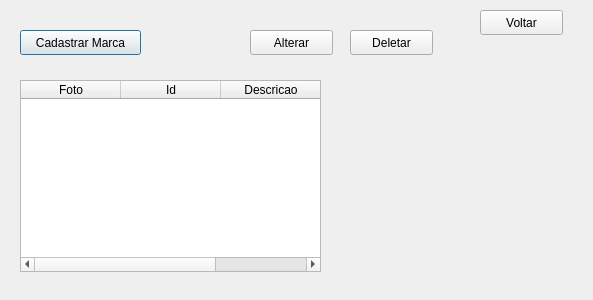
<?xml version="1.0" encoding="UTF-8"?>
<ui version="4.0">
 <class>telaGerenciarMarca</class>
 <widget class="QDialog" name="telaGerenciarMarca">
  <property name="geometry">
   <rect>
    <x>0</x>
    <y>0</y>
    <width>593</width>
    <height>300</height>
   </rect>
  </property>
  <property name="windowTitle">
   <string>Dialog</string>
  </property>
  <widget class="QTableWidget" name="tableWidgetListagem">
   <property name="geometry">
    <rect>
     <x>20</x>
     <y>80</y>
     <width>301</width>
     <height>192</height>
    </rect>
   </property>
   <column>
    <property name="text">
     <string>Foto</string>
    </property>
   </column>
   <column>
    <property name="text">
     <string>Id</string>
    </property>
   </column>
   <column>
    <property name="text">
     <string>Descricao</string>
    </property>
   </column>
  </widget>
  <widget class="QPushButton" name="pushButtonCadastrarMarca">
   <property name="geometry">
    <rect>
     <x>20</x>
     <y>30</y>
     <width>121</width>
     <height>25</height>
    </rect>
   </property>
   <property name="text">
    <string>Cadastrar Marca</string>
   </property>
  </widget>
  <widget class="QPushButton" name="pushButtonAlterar">
   <property name="geometry">
    <rect>
     <x>250</x>
     <y>30</y>
     <width>83</width>
     <height>25</height>
    </rect>
   </property>
   <property name="text">
    <string>Alterar</string>
   </property>
  </widget>
  <widget class="QPushButton" name="pushButtonDeletar">
   <property name="geometry">
    <rect>
     <x>350</x>
     <y>30</y>
     <width>83</width>
     <height>25</height>
    </rect>
   </property>
   <property name="text">
    <string>Deletar</string>
   </property>
  </widget>
  <widget class="QPushButton" name="pushButtonVoltar">
   <property name="geometry">
    <rect>
     <x>480</x>
     <y>10</y>
     <width>83</width>
     <height>25</height>
    </rect>
   </property>
   <property name="text">
    <string>Voltar</string>
   </property>
  </widget>
 </widget>
 <tabstops>
  <tabstop>pushButtonCadastrarMarca</tabstop>
  <tabstop>pushButtonAlterar</tabstop>
  <tabstop>pushButtonDeletar</tabstop>
  <tabstop>pushButtonVoltar</tabstop>
  <tabstop>tableWidgetListagem</tabstop>
 </tabstops>
 <resources/>
 <connections/>
</ui>
